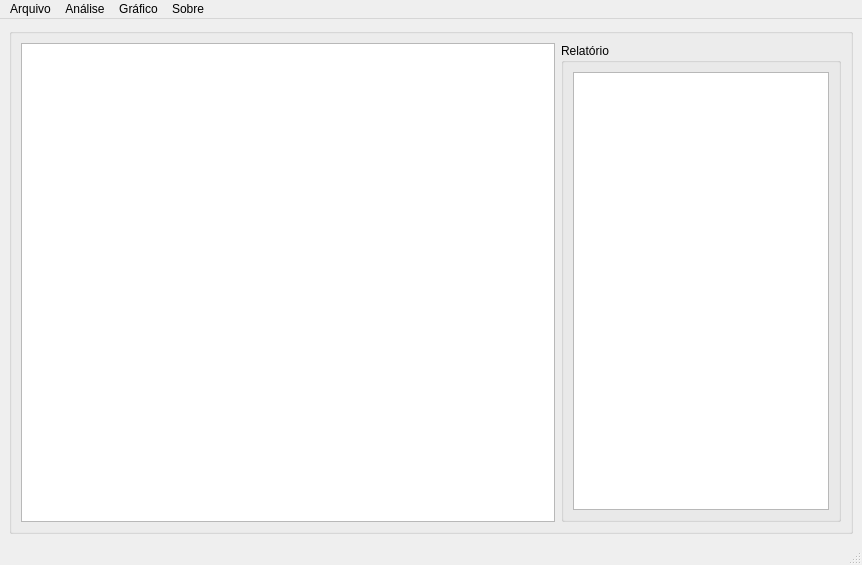
<?xml version="1.0" encoding="UTF-8"?>
<ui version="4.0">
 <class>MainWindow</class>
 <widget class="QMainWindow" name="MainWindow">
  <property name="geometry">
   <rect>
    <x>0</x>
    <y>0</y>
    <width>862</width>
    <height>565</height>
   </rect>
  </property>
  <property name="windowTitle">
   <string>Criador de gráficos</string>
  </property>
  <widget class="QWidget" name="centralwidget">
   <layout class="QGridLayout" name="gridLayout">
    <item row="0" column="0">
     <widget class="QGroupBox" name="groupBox">
      <property name="title">
       <string/>
      </property>
      <layout class="QGridLayout" name="gridLayout_2">
       <item row="0" column="0">
        <widget class="QTableWidget" name="tableWidget">
         <property name="columnCount">
          <number>0</number>
         </property>
        </widget>
       </item>
       <item row="0" column="1">
        <widget class="QGroupBox" name="groupBox_2">
         <property name="title">
          <string>Relatório</string>
         </property>
         <layout class="QVBoxLayout" name="verticalLayout">
          <item alignment="Qt::AlignRight">
           <widget class="QPlainTextEdit" name="plainTextEdit">
            <property name="font">
             <font>
              <pointsize>12</pointsize>
             </font>
            </property>
           </widget>
          </item>
         </layout>
        </widget>
       </item>
      </layout>
     </widget>
    </item>
   </layout>
  </widget>
  <widget class="QStatusBar" name="statusbar"/>
  <widget class="QMenuBar" name="menubar">
   <property name="geometry">
    <rect>
     <x>0</x>
     <y>0</y>
     <width>862</width>
     <height>22</height>
    </rect>
   </property>
   <widget class="QMenu" name="menuAbrir">
    <property name="title">
     <string>Arquivo</string>
    </property>
    <addaction name="separator"/>
    <addaction name="actionAbrir"/>
    <addaction name="actionSalvar_2"/>
    <addaction name="actionSair"/>
   </widget>
   <widget class="QMenu" name="menuGr_fico">
    <property name="title">
     <string>Gráfico</string>
    </property>
    <addaction name="actionTipos_de_gr_fico"/>
    <addaction name="actionPlotar_gr_fico"/>
    <addaction name="actionSalvar_gr_fico"/>
    <addaction name="separator"/>
   </widget>
   <widget class="QMenu" name="menuSobre">
    <property name="title">
     <string>Sobre</string>
    </property>
    <addaction name="actionDesenvolvimento"/>
   </widget>
   <widget class="QMenu" name="menuAnalise">
    <property name="title">
     <string>Análise</string>
    </property>
    <widget class="QMenu" name="menuTestes">
     <property name="title">
      <string>Testes</string>
     </property>
     <addaction name="actionKappa_Fleiss"/>
     <addaction name="actionTeste_T"/>
    </widget>
    <widget class="QMenu" name="menuTratar_dados">
     <property name="title">
      <string>Tratar dados</string>
     </property>
     <addaction name="actionRemover_NA"/>
    </widget>
    <addaction name="actionAn_lise_descritiva"/>
    <addaction name="menuTratar_dados"/>
    <addaction name="menuTestes"/>
   </widget>
   <addaction name="menuAbrir"/>
   <addaction name="menuAnalise"/>
   <addaction name="menuGr_fico"/>
   <addaction name="menuSobre"/>
  </widget>
  <action name="actionSalvar">
   <property name="text">
    <string>Salvar</string>
   </property>
  </action>
  <action name="actionAbrir">
   <property name="text">
    <string>Carregar dados</string>
   </property>
  </action>
  <action name="actionSalvar_2">
   <property name="text">
    <string>Salvar Dados</string>
   </property>
  </action>
  <action name="actionSair">
   <property name="text">
    <string>Sair</string>
   </property>
  </action>
  <action name="actionTipos_de_gr_fico">
   <property name="text">
    <string>Tipos de gráfico</string>
   </property>
  </action>
  <action name="actionConfigurar_modo_de_leitura">
   <property name="text">
    <string>Leitor de dados</string>
   </property>
  </action>
  <action name="actionTemas">
   <property name="text">
    <string>Layout</string>
   </property>
  </action>
  <action name="actionPlotar_gr_fico">
   <property name="text">
    <string>Criar gráfico</string>
   </property>
  </action>
  <action name="actionSalvar_gr_fico">
   <property name="text">
    <string>Salvar gráfico</string>
   </property>
  </action>
  <action name="actionFiltrar_dados">
   <property name="text">
    <string>Selecionar colunas</string>
   </property>
  </action>
  <action name="actionConcatenar_dados">
   <property name="text">
    <string>Concatenar arquivos</string>
   </property>
  </action>
  <action name="actionDesenvolvimento">
   <property name="text">
    <string>Desenvolvimento</string>
   </property>
  </action>
  <action name="actionAn_lise_descritiva">
   <property name="text">
    <string>Análise descritiva</string>
   </property>
  </action>
  <action name="actionKappa_Fleiss">
   <property name="text">
    <string>Kappa Fleiss</string>
   </property>
  </action>
  <action name="actionRemover_NA">
   <property name="text">
    <string>Remover NA</string>
   </property>
  </action>
  <action name="actionTeste_T">
   <property name="text">
    <string>Teste T</string>
   </property>
  </action>
 </widget>
 <resources/>
 <connections/>
</ui>
